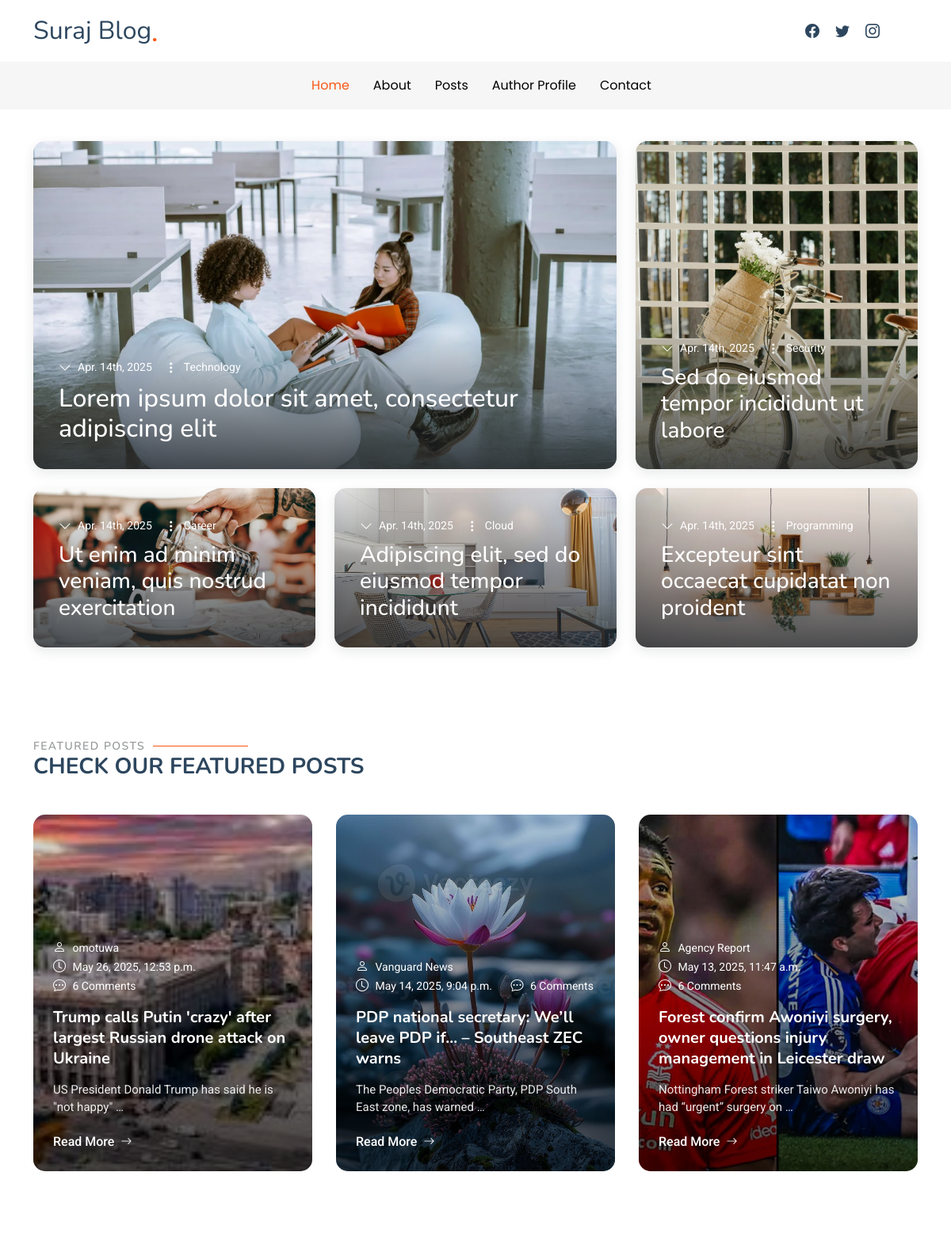
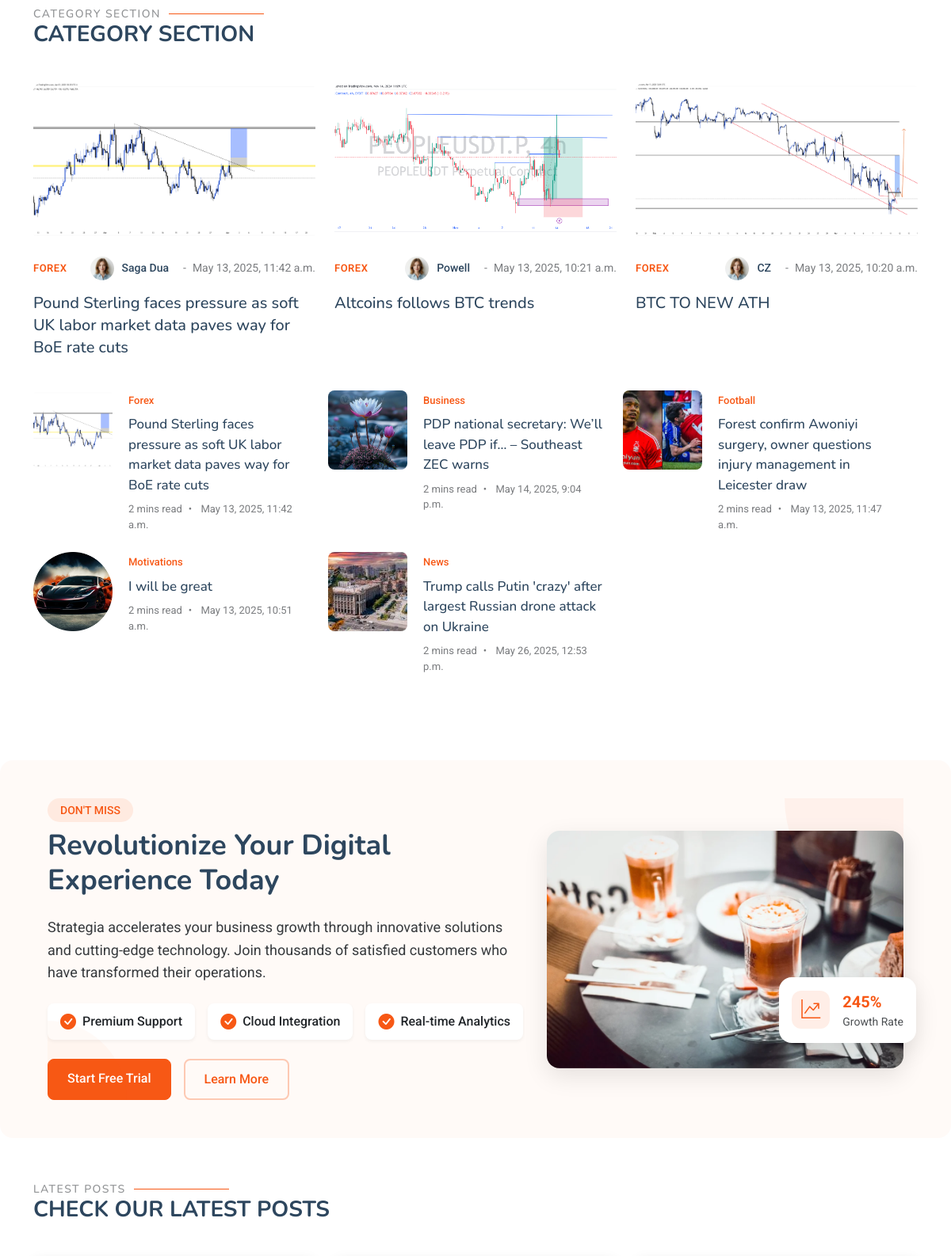
The page / (upper part) on the database its author committed (2 pictures, top to bottom).
### Blog7/models.py (models this page shows, shortened)
class Posts(models.Model):
    author = models.CharField(max_length=100)
    title = models.CharField(max_length=200)
    content = models.TextField()
    image = models.ImageField(upload_to='posts/')
    tags = models.ManyToManyField(Tag)
    category = models.ForeignKey(Category, on_delete=models.CASCADE)
    date_posted = models.DateTimeField(auto_now_add =True)

class Category(models.Model):
    name = models.CharField(max_length=300)
    def __str__(self):
        return self.name

### Blog7/views.py (the view)
# urls.py: 2. Add a URL to urlpatterns:  path('', views.home, name='home')
def home(request):
    recent_posts = Posts.objects.order_by('-id')[:5]
    featured_posts = Posts.objects.filter(category__name='Forex').order_by('-date_posted')[:3]
    category = Category.objects.all()
    latest_posts = Posts.objects.order_by('-date_posted')[:6]
    category_posts= []
    for cat in category:
        post = Posts.objects.filter(category=cat).order_by('-date_posted').first()
        if post:
            category_posts.append(post)
    return render(request, "blog/index.html", {
        'recent_posts': recent_posts,
        'latest_posts': latest_posts,
        'featured_posts': featured_posts,
        'category_posts': category_posts,})

### Blog7/templates/blog/index.html (shortened to what this page needs)
{% extends "blog/base.html" %}
{% load static %}
{% block content %}
  <main class="main">
    <section id="blog-hero" class="blog-hero section">
      <div class="container" data-aos="fade-up" data-aos-delay="100">
        <div class="blog-grid">
          <article class="blog-item featured" data-aos="fade-up">
            <img src="{% static 'blog/img/blog/blog-post-3.webp' %}" alt="Blog Image" class="img-fluid">
            <div class="blog-content">
              <div class="post-meta">
                <span class="date">Apr. 14th, 2025</span>
                <span class="category">Technology</span>
              </div>
              <h2 class="post-title">
                <a href="blog-details.html" title="Lorem ipsum dolor sit amet, consectetur adipiscing elit">Lorem ipsum dolor sit amet, consectetur adipiscing elit</a>
              </h2>
            </div>
          </article>
          <article class="blog-item" data-aos="fade-up" data-aos-delay="100">
            <img src="{% static 'blog/img/blog/blog-post-portrait-1.webp' %}" alt="Blog Image" class="img-fluid">
            <div class="blog-content">
              <div class="post-meta">
                <span class="date">Apr. 14th, 2025</span>
                <span class="category">Security</span>
              </div>
              <h3 class="post-title">
                <a href="blog-details.html" title="Sed do eiusmod tempor incididunt ut labore">Sed do eiusmod tempor incididunt ut labore</a>
              </h3>
            </div>
          </article>
          <article class="blog-item" data-aos="fade-up" data-aos-delay="200">
            <img src="{% static 'blog/img/blog/blog-post-9.webp' %}" alt="Blog Image" class="img-fluid">
            <div class="blog-content">
              <div class="post-meta">
                <span class="date">Apr. 14th, 2025</span>
                <span class="category">Career</span>
              </div>
              <h3 class="post-title">
                <a href="blog-details.html" title="Ut enim ad minim veniam, quis nostrud exercitation">Ut enim ad minim veniam, quis nostrud exercitation</a>
              </h3>
            </div>
          </article>
          <article class="blog-item" data-aos="fade-up" data-aos-delay="300">
            <img src="{% static 'blog/img/blog/blog-post-7.webp' %}" alt="Blog Image" class="img-fluid">
            <div class="blog-content">
              <div class="post-meta">
                <span class="date">Apr. 14th, 2025</span>
                <span class="category">Cloud</span>
              </div>
              <h3 class="post-title">
                <a href="blog-details.html" title="Adipiscing elit, sed do eiusmod tempor incididunt">Adipiscing elit, sed do eiusmod tempor incididunt</a>
              </h3>
            </div>
          </article>
          <article class="blog-item" data-aos="fade-up" data-aos-delay="400">
            <img src="{% static 'blog/img/blog/blog-post-6.webp' %}" alt="Blog Image" class="img-fluid">
            <div class="blog-content">
              <div class="post-meta">
                <span class="date">Apr. 14th, 2025</span>
                <span class="category">Programming</span>
              </div>
              <h3 class="post-title">
                <a href="blog-details.html" title="Excepteur sint occaecat cupidatat non proident">Excepteur sint occaecat cupidatat non proident</a>
              </h3>
            </div>
          </article>
        </div>
      </div>
    </section>
    <section id="featured-posts" class="featured-posts section">
      <div class="container section-title" data-aos="fade-up">
        <h2>Featured Posts</h2>
        <div><span>Check Our</span> <span class="description-title">Featured Posts</span></div>
      </div>
      <div class="container" data-aos="fade-up" data-aos-delay="100">
        <div class="blog-posts-slider swiper init-swiper">
          <div class="swiper-wrapper">
            {% for recent_posts in recent_posts %}
            <div class="swiper-slide">
              <div class="blog-post-item">
                 {% if recent_posts.image.url %}
                <img src="{{recent_posts.image.url}}" alt="{{recent_posts.title}}">
                 {% endif %}
                <div class="blog-post-content">
                  <div class="post-meta">
                    <span><i class="bi bi-person"></i> {{recent_posts.author}}</span>
                    <span><i class="bi bi-clock"></i> {{recent_posts.date_posted}}</span>
                    <span><i class="bi bi-chat-dots"></i> 6 Comments</span>
                  </div>
                  <h2><a href="{% url "blog_details" recent_posts.id %}">{{recent_posts.title}}</a></h2>
                  <p>{{recent_posts.content|truncatewords:10}}</p>
                  <a href="{% url "blog_details" recent_posts.id %}" class="read-more">Read More <i class="bi bi-arrow-right"></i></a>
                </div>
              </div>
            </div>
            {% endfor %}
          </div>
        </div>
      </div>
    </section>
    <section id="category-section" class="category-section section">
      <div class="container section-title" data-aos="fade-up">
        <h2>Category Section</h2>
        <div> <span class="description-title">Category Section</span></div>
      </div>
      <div class="container" data-aos="fade-up" data-aos-delay="100">
        <div class="row gy-4 mb-4">
          {% for featured_post in featured_posts  %}
          <div class="col-lg-4">
            <article class="featured-post">
              {% if featured_post.image %}
              <div class="post-img">
                <img src="{{featured_post.image.url}}" alt="{{featured_post.title}}" class="img-fluid" loading="lazy">
                {% endif %}
              </div>
              <div class="post-content">
                <div class="category-meta">
                  <span class="post-category">{{featured_post.category}}</span>
                  <div class="author-meta">
                    <img src="{% static 'blog/img/person/person-f-13.webp' %}" alt="" class="author-img">
                    <span class="author-name">{{featured_post.author}}</span>
                    <span class="post-date">{{featured_post.date_posted}}</span>
                  </div>
                </div>
                <h2 class="title">
                  <a href="{% url "blog_details" featured_post.id %}">{{featured_post.title}}</a>
                </h2>
              </div>
            </article>
          </div>
          {% endfor %}
        <div class="row">
          {% for post  in category_posts  %}
          <div class="col-xl-4 col-lg-6">
            <article class="list-post">
              {% if post.image %}
              <div class="post-img">
                <img src="{{post.image.url}}" alt="{{post.title}}" class="img-fluid" loading="lazy">
                {% endif %}
              </div>
              <div class="post-content">
                <div class="category-meta">
                  <span class="post-category">{{post.category}}</span>
                </div>
                <h3 class="title">
                  <a href="{% url "blog_details" post.id %}">{{post.title}}</a>
                </h3>
                <div class="post-meta">
                  <span class="read-time">2 mins read</span>
                  <span class="post-date">{{post.date_posted}}</span>
                </div>
              </div>
            </article>
          </div>
          {% endfor %}
        </div>
      </div>
    </section>
    <section id="call-to-action-2" class="call-to-action-2 section">
      <div class="container" data-aos="fade-up" data-aos-delay="100">
        <div class="advertise-1 d-flex flex-column flex-lg-row gap-4 align-items-center position-relative">
          <div class="content-left flex-grow-1" data-aos="fade-right" data-aos-delay="200">
            <span class="badge text-uppercase mb-2">Don't Miss</span>
            <h2>Revolutionize Your Digital Experience Today</h2>
            <p class="my-4">Strategia accelerates your business growth through innovative solutions and cutting-edge technology. Join thousands of satisfied customers who have transformed their operations.</p>
            <div class="features d-flex flex-wrap gap-3 mb-4">
              <div class="feature-item">
                <i class="bi bi-check-circle-fill"></i>
                <span>Premium Support</span>
              </div>
              <div class="feature-item">
                <i class="bi bi-check-circle-fill"></i>
                <span>Cloud Integration</span>
              </div>
              <div class="feature-item">
                <i class="bi bi-check-circle-fill"></i>
                <span>Real-time Analytics</span>
              </div>
            </div>
            <div class="cta-buttons d-flex flex-wrap gap-3">
              <a href="#" class="btn btn-primary">Start Free Trial</a>
              <a href="#" class="btn btn-outline">Learn More</a>
            </div>
          </div>
          <div class="content-right position-relative" data-aos="fade-left" data-aos-delay="300">
            <img src="{% static 'blog/img/misc/misc-1.webp' %}" alt="Digital Platform" class="img-fluid rounded-4">
            <div class="floating-card">
              <div class="card-icon">
                <i class="bi bi-graph-up-arrow"></i>
              </div>
              <div class="card-content">
                <span class="stats-number">245%</span>
                <span class="stats-text">Growth Rate</span>
              </div>
            </div>
          </div>
          <div class="decoration">
            <div class="circle-1"></div>
            <div class="circle-2"></div>
          </div>
        </div>
      </div>
    </section>
    <section id="latest-posts" class="latest-posts section">
      <div class="container section-title" data-aos="fade-up">
        <h2>Latest Posts</h2>
        <div><span>Check Our</span> <span class="description-title">Latest Posts</span></div>
      </div>
      <div class="container" data-aos="fade-up" data-aos-delay="100">
        <div class="row gy-4">
        </div>
      </div>
    </section>
  </main>
{% endblock %}

### rows shown on the page
Posts: image (picture), author "omotuwa", date_posted "May 26, 2025, 12:53 p.m.", title "Trump calls Putin 'crazy' after largest Russian drone attack on Ukraine", content "US President Donald Trump has said he is \"not happy\" …", category "News"
Posts: image (picture), author "Vanguard News", date_posted "May 14, 2025, 9:04 p.m.", title "PDP national secretary: We’ll leave PDP if… – Southeast ZEC warns", content "The Peoples Democratic Party, PDP South East zone, has warned …", category "Business"
Posts: image (picture), author "Agency Report", date_posted "May 13, 2025, 11:47 a.m.", title "Forest confirm Awoniyi surgery, owner questions injury management in Leicester draw", content "Nottingham Forest striker Taiwo Awoniyi has had “urgent” surgery on …", category "Football"
Posts: image (picture), category "FOREX", author "Saga Dua", date_posted "May 13, 2025, 11:42 a.m.", title "Pound Sterling faces pressure as soft UK labor market data paves way for BoE rate cuts", category "Forex"
Posts: image (picture), category "FOREX", author "Powell", date_posted "May 13, 2025, 10:21 a.m.", title "Altcoins follows BTC trends"
Posts: image (picture), category "FOREX", author "CZ", date_posted "May 13, 2025, 10:20 a.m.", title "BTC TO NEW ATH"
Posts: image (picture), category "Motivations", title "I will be great", date_posted "May 13, 2025, 10:51 a.m."
